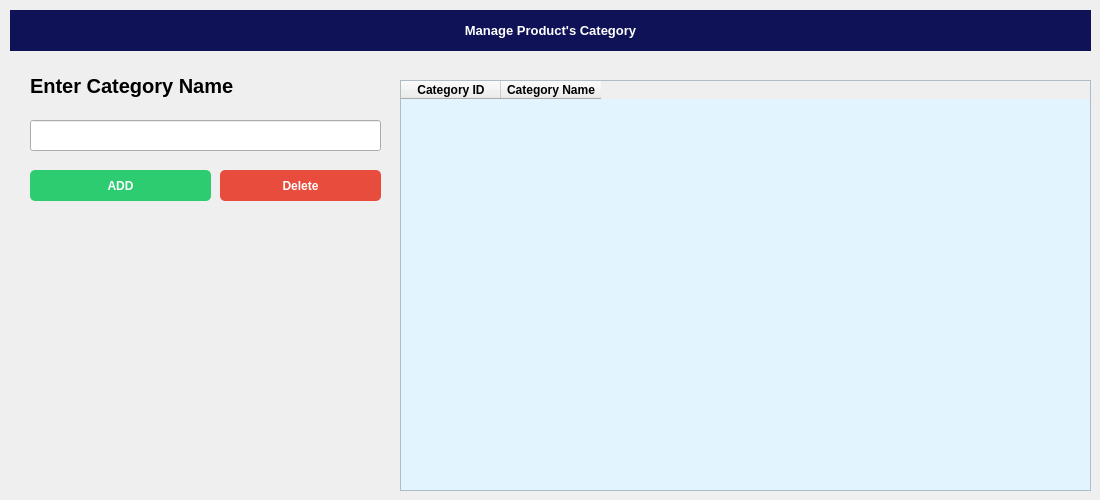
     <widget class="QWidget" name="tab_4">
      <attribute name="title">
       <string>Category</string>
      </attribute>
      <widget class="QLabel" name="label_13">
       <property name="geometry">
        <rect>
         <x>10</x>
         <y>10</y>
         <width>1081</width>
         <height>41</height>
        </rect>
       </property>
       <property name="font">
        <font>
         <pointsize>10</pointsize>
         <weight>75</weight>
         <bold>true</bold>
        </font>
       </property>
       <property name="styleSheet">
        <string notr="true">background-color: rgb(15, 18, 86);
color: rgb(255, 255, 255);</string>
       </property>
       <property name="text">
        <string>Manage Product's Category</string>
       </property>
       <property name="alignment">
        <set>Qt::AlignCenter</set>
       </property>
      </widget>
      <widget class="QLineEdit" name="Category_Input_Name">
       <property name="geometry">
        <rect>
         <x>30</x>
         <y>120</y>
         <width>351</width>
         <height>31</height>
        </rect>
       </property>
      </widget>
      <widget class="QLabel" name="label_14">
       <property name="geometry">
        <rect>
         <x>30</x>
         <y>70</y>
         <width>221</width>
         <height>31</height>
        </rect>
       </property>
       <property name="font">
        <font>
         <pointsize>15</pointsize>
         <weight>75</weight>
         <bold>true</bold>
        </font>
       </property>
       <property name="text">
        <string>Enter Category Name</string>
       </property>
      </widget>
      <widget class="QPushButton" name="Save_Category_Btn">
       <property name="geometry">
        <rect>
         <x>30</x>
         <y>170</y>
         <width>181</width>
         <height>31</height>
        </rect>
       </property>
       <property name="font">
        <font>
         <weight>75</weight>
         <bold>true</bold>
        </font>
       </property>
       <property name="cursor">
        <cursorShape>PointingHandCursor</cursorShape>
       </property>
       <property name="styleSheet">
        <string notr="true">QPushButton{
  background-color: rgb(46, 204, 113);
  color: rgb(255, 255, 255);
  border-radius: 5px;
}
QPushButton::pressed{
	padding-left:5px;
	padding-top: 5px;
	background-color: rgb(130, 224, 170);
}</string>
       </property>
       <property name="text">
        <string>ADD</string>
       </property>
      </widget>
      <widget class="QPushButton" name="Delete_Category_Btn">
       <property name="geometry">
        <rect>
         <x>220</x>
         <y>170</y>
         <width>161</width>
         <height>31</height>
        </rect>
       </property>
       <property name="font">
        <font>
         <weight>75</weight>
         <bold>true</bold>
        </font>
       </property>
       <property name="cursor">
        <cursorShape>PointingHandCursor</cursorShape>
       </property>
       <property name="styleSheet">
        <string notr="true">QPushButton{
  background-color: rgb(231, 76, 60);
  color: rgb(255, 255, 255);
  border-radius: 5px;
}
QPushButton::pressed{
	padding-left:5px;
	padding-top: 5px;
	background-color: rgb(236, 112, 99);
}</string>
       </property>
       <property name="text">
        <string>Delete</string>
       </property>
      </widget>
      <widget class="QTableWidget" name="Category_tableWidget">
       <property name="geometry">
        <rect>
         <x>400</x>
         <y>80</y>
         <width>691</width>
         <height>411</height>
        </rect>
       </property>
       <property name="styleSheet">
        <string notr="true">QTableWidget#Category_tableWidget{
background-color: rgb(226, 245, 255);
}</string>
       </property>
       <property name="rowCount">
        <number>0</number>
       </property>
       <column>
        <property name="text">
         <string>Category ID</string>
        </property>
        <property name="font">
         <font>
          <weight>75</weight>
          <bold>true</bold>
         </font>
        </property>
        <property name="textAlignment">
         <set>AlignCenter</set>
        </property>
       </column>
       <column>
        <property name="text">
         <string>Category Name</string>
        </property>
        <property name="font">
         <font>
          <weight>75</weight>
          <bold>true</bold>
         </font>
        </property>
        <property name="textAlignment">
         <set>AlignCenter</set>
        </property>
       </column>
      </widget>
     </widget>
